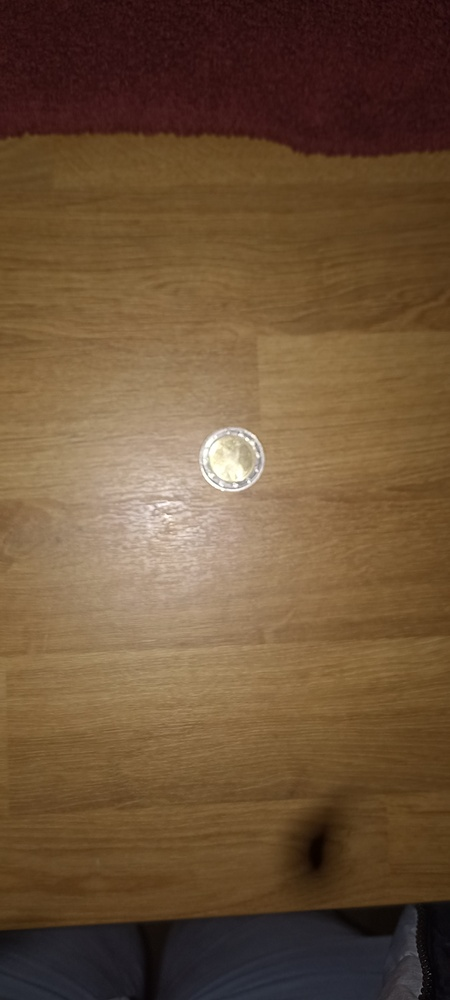
%> input picture ProtoMatlab/Images/Image1.jpg, 450 x 1000 px, shrunk from 2080 x 4624 before the run
$ octave --eval "result = detectToken(imread('Images/Image1.jpg'));"   (GNU Octave 9; MATLAB toolbox functions it lacks are replaced by stand-ins)
%> lines starting %> are read from the running program, lines starting %| are printed output that depends on the picture
function [circle, centre, rayon] = detectToken(frame)
    % Initialisation des matrices
    grayFrame = rgb2gray(frame); % Conversion en niveaux de gris
    morphKernel = strel('disk', 10); % Élément structurant en ellipse (équivalent à Size(10,10))

    % Application du filtre Blackhat
    blackHat = imtophat(grayFrame, morphKernel);

    % Augmenter le contraste - Fonction utilisateur
    m = increaseContrast(blackHat, 2.0, 5.0);

    % Flou gaussien
    blurred = imgaussfilt(m, 1.5); % Sigma = 1.5, taille par défaut de 7x7

    % Détection des cercles avec Hough
    [centers, radii] = imfindcircles(blurred, [15, 200], ...
            'ObjectPolarity', 'bright', 'Sensitivity', 0.9, 'EdgeThreshold', 0.1);

    % Facteur d'échelle parce qu'on récupère le cercle intérieur
    radii = radii * 1.3;

    % Vérification des résultats
    if ~isempty(centers)
        % Trouver l'index du rayon le plus grand
        [~, idx_max] = max(radii);  % idx_max donne l'index du rayon maximal

        % Utiliser l'index pour obtenir les coordonnées et le rayon du cercle avec le plus grand rayon
        x = centers(idx_max, 1);
        y = centers(idx_max, 2);
        radius = radii(idx_max); % Rayon détecté avec le plus grand rayon

        % Retourner la structure Circle
        circle = struct('Center', [x, y], 'Radius', radius);
        centre = [x, y] ;
        rayon = radius ;
    else
        % Si aucun cercle n'est détecté, retourner une structure vide avec des champs
        circle = struct('Center', [], 'Radius', []);
    end
end


function result = increaseContrast(frame, alpha, beta)
    % Augmente le contraste et ajuste la luminosité
    % frame : Image d'entrée (matrice)
    % alpha : Facteur de contraste (gain multiplicatif)
    % beta  : Décalage (ajout à l'intensité des pixels)

    % Conversion en double pour éviter les saturations lors des calculs
    frame = double(frame);

    % Appliquer les transformations : intensité = alpha * intensité + beta
    result = alpha * frame + beta;

    % Clipper les valeurs pour qu'elles restent dans les limites valides (0-255)
    result = uint8(max(min(result, 255), 0));
end
%> in detectToken, `grayFrame = rgb2gray(frame);`:
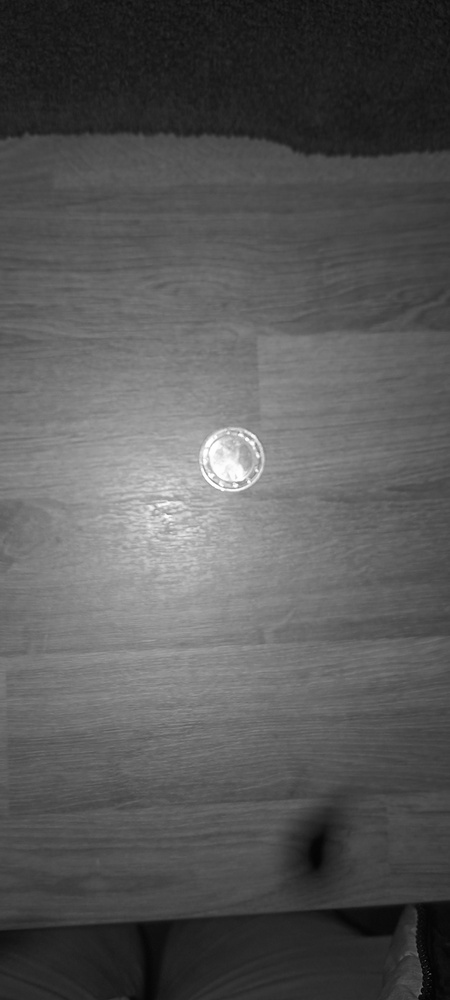
%> grayFrame: size 1000x450 uint8; min 0, max 255, mean 87.7
%> in detectToken, `blackHat = imtophat(grayFrame, morphKernel);`:
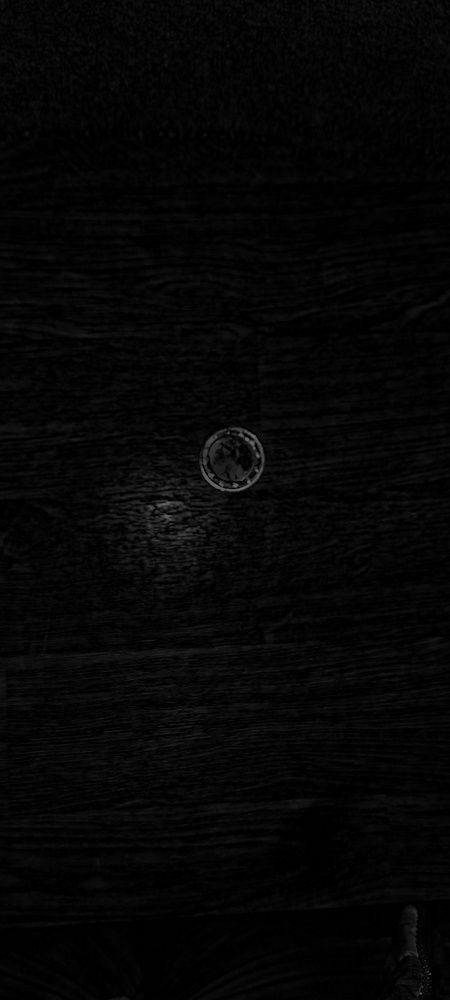
%> blackHat: size 1000x450 uint8; min 0, max 114, mean 6
%> in increaseContrast, `result = alpha * frame + beta;`:
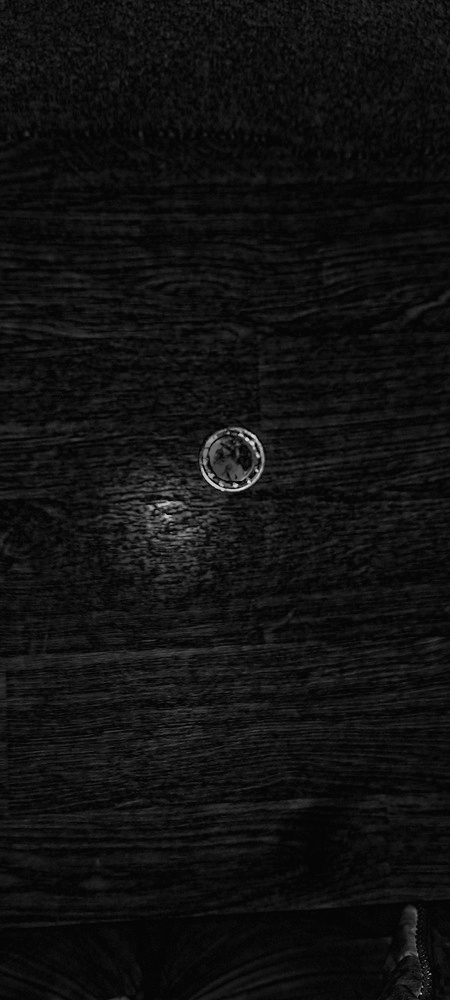
%> result: size 1000x450 double; min 5, max 233, mean 16.9
%> in detectToken, `[centers, radii] = imfindcircles(blurred, [15, 200], 'ObjectPolarity',..`: centers = [233.3 460; 174.5 517.1; 222.7 664.2; 23.69 687.6; 403.5 953.1; 438 674.9; 170.4 677.1; 412 279.4]; radii = [32.19; 22.37; 16.89; 28.82; 17.28; 37.66; 198.4; 36.33]
%> in detectToken, `radii = radii * 1.3;`: radii = [41.85; 29.08; 21.95; 37.47; 22.47; 48.96; 257.9; 47.23]
%> in detectToken, `[~, idx_max] = max(radii);  % idx_max donne l'index du rayon maximal`: idx_max = 7
%> in detectToken, `x = centers(idx_max, 1);`: x = 170.4
%> in detectToken, `y = centers(idx_max, 2);`: y = 677.1
%> in detectToken, `radius = radii(idx_max);`: radius = 257.9
%> in detectToken, `circle = struct('Center', [x, y], 'Radius', radius);`: circle = {Center [170.4 677.1], Radius 257.9}
%> in detectToken, `centre = [x, y] ;`: centre = [170.4 677.1]
%> in detectToken, `rayon = radius ;`: rayon = 257.9
%> `result = detectToken(imread('Images/Image1.jpg'));`: result = {Center [170.4 677.1], Radius 257.9}
